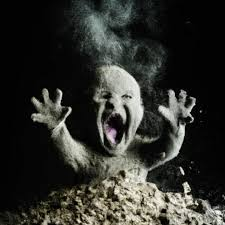
#> input picture assets/meme.jpg, 225 x 225 px, found by its file name
$ python prob-beg-1.py
#> lines starting #> are read from the running program, lines starting #| are printed output that depends on the picture
import cv2

img = cv2.imread('assets/meme.jpg', 1) # '1' is color mode, while '0' is greyscale mode
#> img is the input picture: shape (225, 225, 3); mean B, G, R 43.4, 48, 47.2

# ORDER OF VARIABLES IS IMPORTANT
height, width, channels = img.shape # gets width, height, and color channel of image in exact order
#> height = 225; width = 225; channels = 3

print(f"Width: {width}")
#| Width: 225
print(f"Height: {height}")
#| Height: 225
print(f"Channels: {channels}")
#| Channels: 3

flipped_h = cv2.flip(img, 1) # flips image vertically
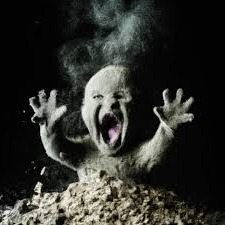
#> flipped_h: shape (225, 225, 3); mean B, G, R 43.4, 48, 47.2
flipped_v = cv2.flip(img, 0) # flips image horizontally
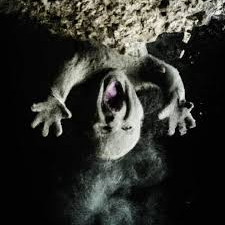
#> flipped_v: shape (225, 225, 3); mean B, G, R 43.4, 48, 47.2
flipped_both = cv2.flip(img, -1) # flips on both sides
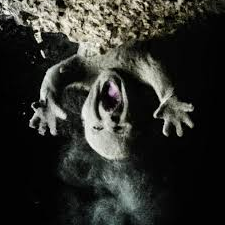
#> flipped_both: shape (225, 225, 3); mean B, G, R 43.4, 48, 47.2

cv2.imshow('Vertical', flipped_v)
cv2.imshow('Horizontal', flipped_h)
cv2.imshow('Both Flipped', flipped_both)
cv2.waitKey(0)
cv2.destroyAllWindows()

$ run again, with assets/soccer_practice.jpg copied over assets/meme.jpg
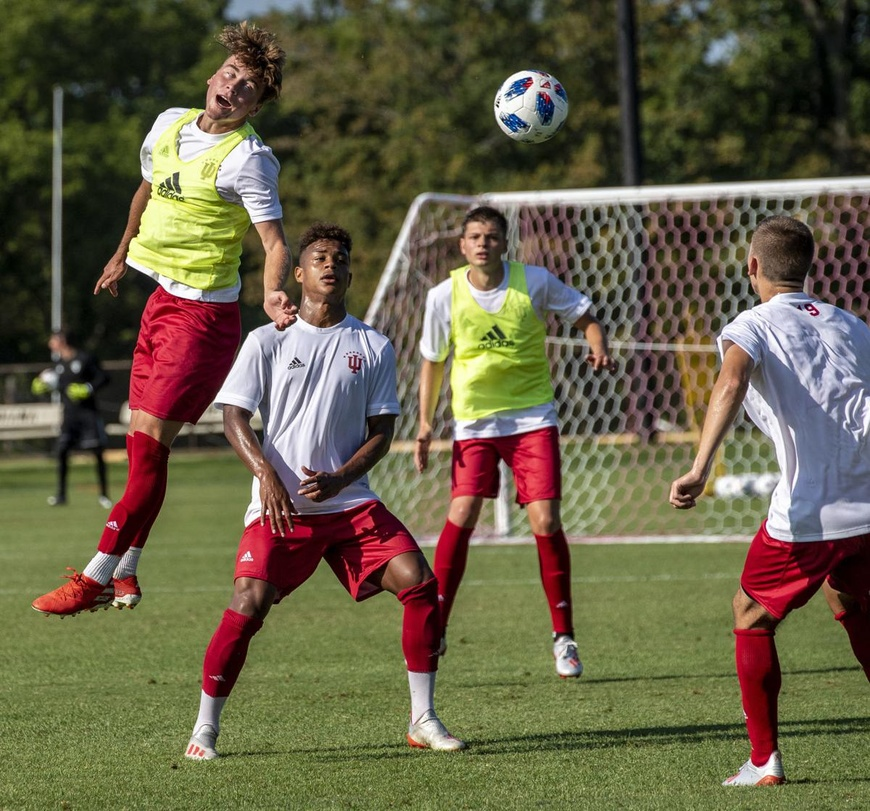
#> input picture assets/soccer_practice.jpg, 870 x 811 px, shrunk from 1200 x 1119 before the run, found by its file name
#> img is the input picture: shape (811, 870, 3); mean B, G, R 70.9, 96, 102.6
#| Width: 870
#| Height: 811
#| Channels: 3
#> `flipped_v = cv2.flip(img, 0)`:
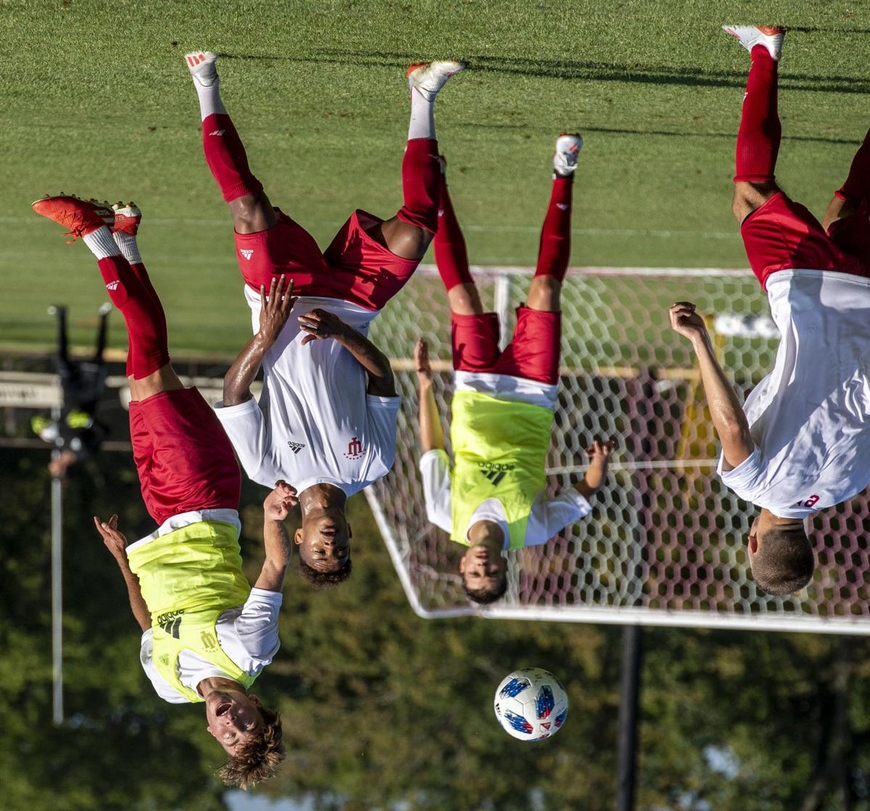
#> flipped_v: shape (811, 870, 3); mean B, G, R 70.9, 96, 102.6
#> `flipped_both = cv2.flip(img, -1)`:
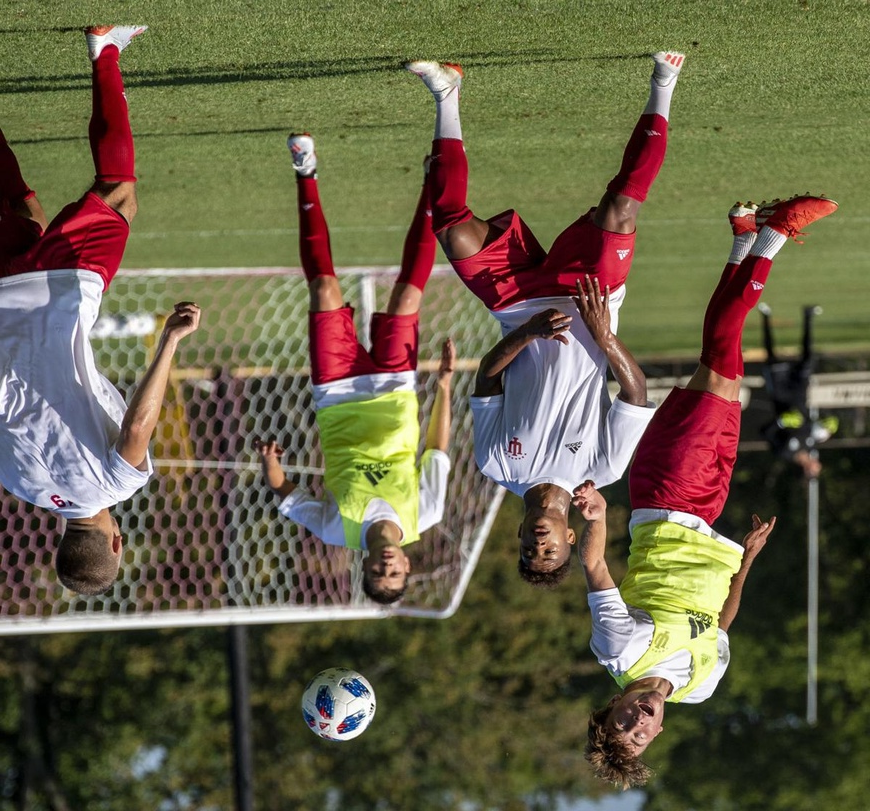
#> flipped_both: shape (811, 870, 3); mean B, G, R 70.9, 96, 102.6
